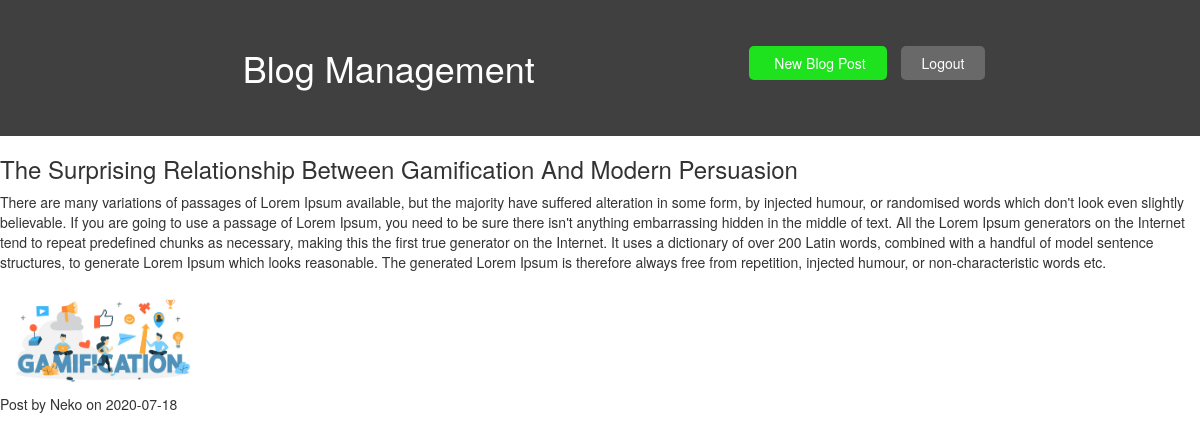
Screenshot of /post.php?id=28 (signed in) with the database file from the repository.
### tables this page shows
CREATE TABLE `posts` (
  `id` int(11) NOT NULL,
  `title` varchar(255) DEFAULT NULL,
  `content` longtext DEFAULT NULL,
  `date` date DEFAULT NULL,
  `imageUrl` text DEFAULT NULL,
  `userid` int(11) DEFAULT NULL
);

CREATE TABLE `users` (
  `id` int(11) NOT NULL,
  `username` varchar(50) DEFAULT NULL,
  `password` varchar(50) DEFAULT NULL
);

### classes/template.class.php (called while the page is built, shortened)
<?php
class Template{
    protected $template;
    public function __construct($temp){
        $this->template=$temp;
    }
    public function __toString(){
        include basename($this->template);
        return ob_get_clean();
    }
}

### classes/db.class.php (called while the page is built, shortened)
<?php
class Db{
    private $host="localhost";
    private $dbname="imelblog";
    private $pwd="";
    private $user="root";
    private $dbh;
    private $stmt;
    public function __construct(){
        $dsn='mysql:host='.$this->host.';dbname='.$this->dbname;
        $options=array(
            PDO::ATTR_PERSISTENT=>true,
            PDO::ATTR_ERRMODE=>PDO::ERRMODE_EXCEPTION
        );
        try {
            $this->dbh=new PDO($dsn,$this->user,$this->pwd,$options);
        } catch (PDOException $err) {
            $this->error=$err->getMessages();
        }
    }
    public function query($query){
        $this->stmt=$this->dbh->prepare($query);
    }
    public function bind($param,$value,$type=NULL){
        if(is_null($type)){
            switch (true) {
                default:
                    $type=PDO::PARAM_STR;
                    break;
            }
        }
        $this->stmt->bindValue($param,$value,$type);
    }
    public function execute(){
        return  $this->stmt->execute();
    }
    public function single(){
        $this->execute();
        return $this->stmt->fetch(PDO::FETCH_OBJ);
    }
}
?>

### classes/Blog.class.php (called while the page is built, shortened)
<?php
class Blog{
    private $db;
    public function __construct(){
        $this->db=new Db();
    }
    public function getPostById($PostID){
        $sql='SELECT p.id,p.title,p.content,p.date,p.imageUrl,p.userid,u.username,u.password FROM posts as p
        inner join users as u
        on p.userid=u.id
         Where p.id=:id';
        $this->db->query($sql);
        $this->db->bind(':id',$PostID);
        return $this->db->single();
    }
}

### includes/auto-load.inc.php (called while the page is built, shortened)
<?php
function myAutoLoader($className){
    $url=$_SERVER['HTTP_HOST'].$_SERVER['REQUEST_URI'];
    if(strpos($url,'includes')!== false){
        $path='../classes/';
    }else{
        $path='classes/';
    }
    $extension='.class.php';
}
?>

### template/post.temp.php (the view)
<?php
   include 'header.temp.php';
   ?>
    <div class="prikaz">
    <h3><?php echo $post->title ?></h3>
    <p><?php echo $post->content ?></p>
    <img style="width:200px; " src="<?php echo $post->imageUrl ?>" alt="">
    <p>Post by <?php echo $post->username ?> on <?php echo $post->date ?> </p>
    </div>
   <?php
    include 'footer.temp.php';
   ?>

### css/style.css (style rules this page uses)
* { margin: 0; padding: 0; box-sizing: border-box; }

### rows the page displays
posts: title "The Surprising Relationship Between Gamification And Modern Persuasion", content "There are many variations of passages of Lorem Ipsum available, but the majority have suffered alteration in some form, by injected humour, or randomised words which don't look even slightly believable. If you are going to use a passage of Lorem Ipsum, you need to be sure there isn't anything embarrassing hidden in the middle of text. All the Lorem Ipsum generators on the Internet tend to repeat predefined chunks as necessary, making this the first true generator on the Internet. It uses a dictionary of over 200 Latin words, combined with a handful of model sentence structures, to generate Lorem Ipsum which looks reasonable. The generated Lorem Ipsum is therefore always free from…", imageUrl (picture), userid.username "Neko", date "2020-07-18"
